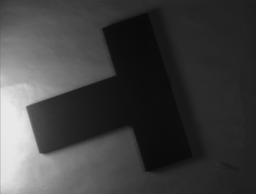
#> input picture Edge & Line Detection, Boundary Tracing/3.png, 256 x 194 px, shrunk from 507 x 384 before the run
$ python Problem3.py
#> lines starting #> are read from the running program, lines starting #| are printed output that depends on the picture; after the words box and inside, x2 and y2 are one past the last pixel; in counts of white or black regions, pixels touching at a corner belong together
# -*- coding: utf-8 -*-
"""
Created on Sun Oct 20 20:50:45 2019

@author: yashd
"""

import cv2
import numpy as np
from matplotlib import pyplot as plt


def display_img(image):
    plt.imshow(image, cmap='gray')
    plt.show()

def myHoughLine(img_bin, n):
    row = img_bin.shape[0]
    col = img_bin.shape[1]
    theta_range = np.linspace(-90.0, 0.0, np.ceil(90.0) + 1.0)
    theta = np.concatenate((theta_range, -theta_range[len(theta_range)-2::-1]))

    dist = np.ceil((np.sqrt((row - 1)**2 + (col - 1)**2)))
    rho = np.linspace(-dist, dist, 2*dist + 1)
    H = np.zeros((len(rho), len(theta)))
    for i in range(row):
        for j in range(col):
            if img_bin[i, j]:
                for thIdx in range(len(theta)):
                    rhoVal = j*np.cos(theta[thIdx]*np.pi/180.0) + i*np.sin(theta[thIdx]*np.pi/180)
                    rhoIdx = np.nonzero(np.abs(rho-rhoVal) == np.min(np.abs(rho-rhoVal)))[0]
                    H[rhoIdx[0], thIdx] += 1

    lines = topNLines(H,n,rho,theta)

    return lines

def topNLines(ht_acc_matrix, n, rhos, thetas):

  flat = sorted(list(set(np.hstack(ht_acc_matrix))), key = lambda n: -n)
  coords_sorted = [(np.argwhere(ht_acc_matrix == acc_value)) for acc_value in flat[0:n]]
  rho_theta = []
  for coords_for_val_idx in range(0, len(coords_sorted), 1):
    coords_for_val = coords_sorted[coords_for_val_idx]
    for i in range(0, len(coords_for_val), 1):
      n = coords_for_val[i][0]
      m = coords_for_val[i][1]
      rho_theta.append([rhos[n], thetas[m]])

  return rho_theta[0:n]

def plottable(xmax, ymax, pt):

  x, y = pt
  flag = 1 if x <= xmax and x >= 0 and y <= ymax and y >= 0 else 0
  if flag == 1:
      return True
  else:
      return False

def draw_lines(img, pairs):

  target_im = img
  im_y_max, im_x_max, channels = np.shape(target_im)
  for i in range(0, len(pairs), 1):
    rho, theta = pairs[i][0], pairs[i][1] * np.pi / 180
    m = -np.cos(theta) / np.sin(theta)
    b = rho / np.sin(theta)
    left, right, top, bottom = (0, b), (im_x_max, im_x_max * m + b), (-b / m, 0), ((im_y_max - b) / m, im_y_max)
    pts = [pt for pt in [left, right, top, bottom] if plottable( im_x_max, im_y_max, pt)]
    if len(pts) == 2:
        x1 = round(pts[0][0])
        y1 = round(pts[0][1])
        x2 = round(pts[1][0])
        y2 = round(pts[1][1])
        cv2.line(target_im, (int(x1),int(y1)), (int(x2),int(y2)), (0,255,0), 1)

  return target_im

if __name__ == '__main__':

    img = cv2.imread('3.png')
#> img is the input picture: shape (194, 256, 3); min 9, max 235, mean 64.6
    img1 = cv2.imread('3.png',0)
#> img1: shape (194, 256); min 9, max 235, mean 64.6
    imBW = cv2.Canny(img1, threshold1 = 0, threshold2 = 50, apertureSize = 3)
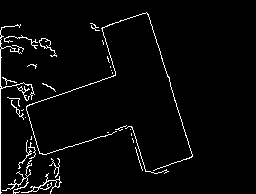
#> imBW: shape (194, 256); 3.4% white in thin lines or dots, all inside (x1, y1, x2, y2) = (0, 12, 193, 194)
    lines = myHoughLine(imBW, 5)
#> after the loop in myHoughLine, `for i in range(row):`:
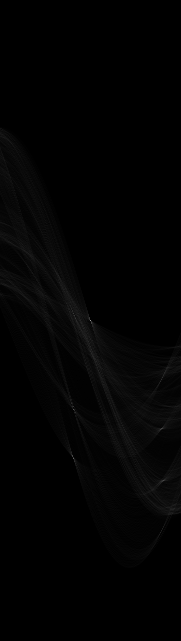
#> H: shape (641, 181) float64; min 0, max 158, mean 2.6
#> lines = [[0, 0], [138, -17], [89, -17], [160, 73], [135, -18]]
    final_image = draw_lines(img, lines)
#> the loop in draw_lines, `for i in range(0, len(pairs), 1):` made 5 passes
#> (rho, theta, m, b, left, right) on passes 2, 3, 5: (138, -0.297, 3.27, -472, (0, -472), (256, 365.3)), (89, -0.297, 3.27, -304.4, (0, -304.4), (256, 532.9)), (135, -0.314, 3.08, -436.9, (0, -436.9), (256, 351))
#> (rho, theta, m, b, top, bottom) on pass 4: (160, 1.27, -0.306, 167.3, (547.2, 0), (-87.3, 194))
#> after the loop in draw_lines, `for i in range(0, len(pairs), 1):`:
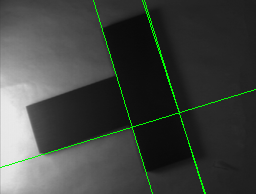
#> target_im: shape (194, 256, 3); 1.55% of pixels changed, all inside (x1, y1, x2, y2) = (0, 0, 256, 194)
    display_img(final_image)
